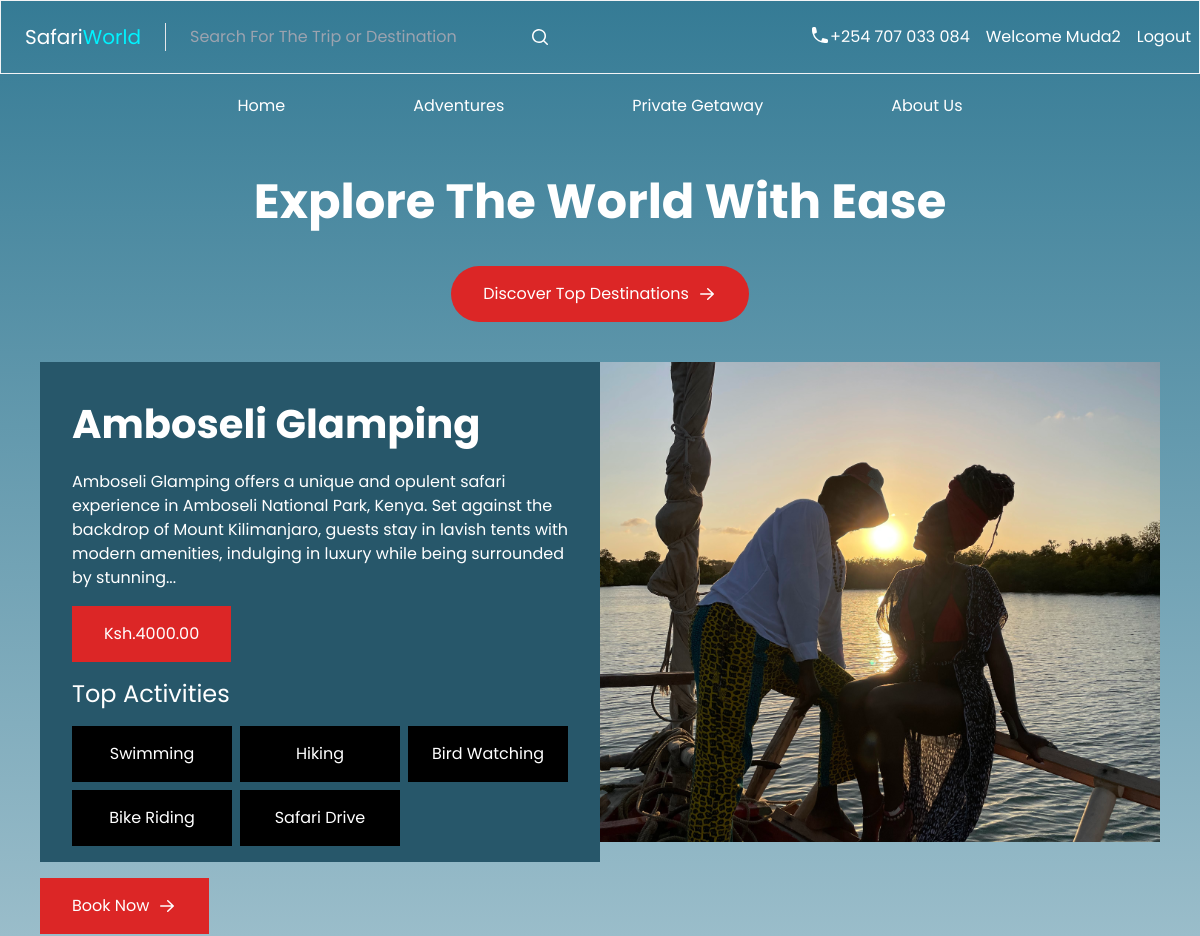
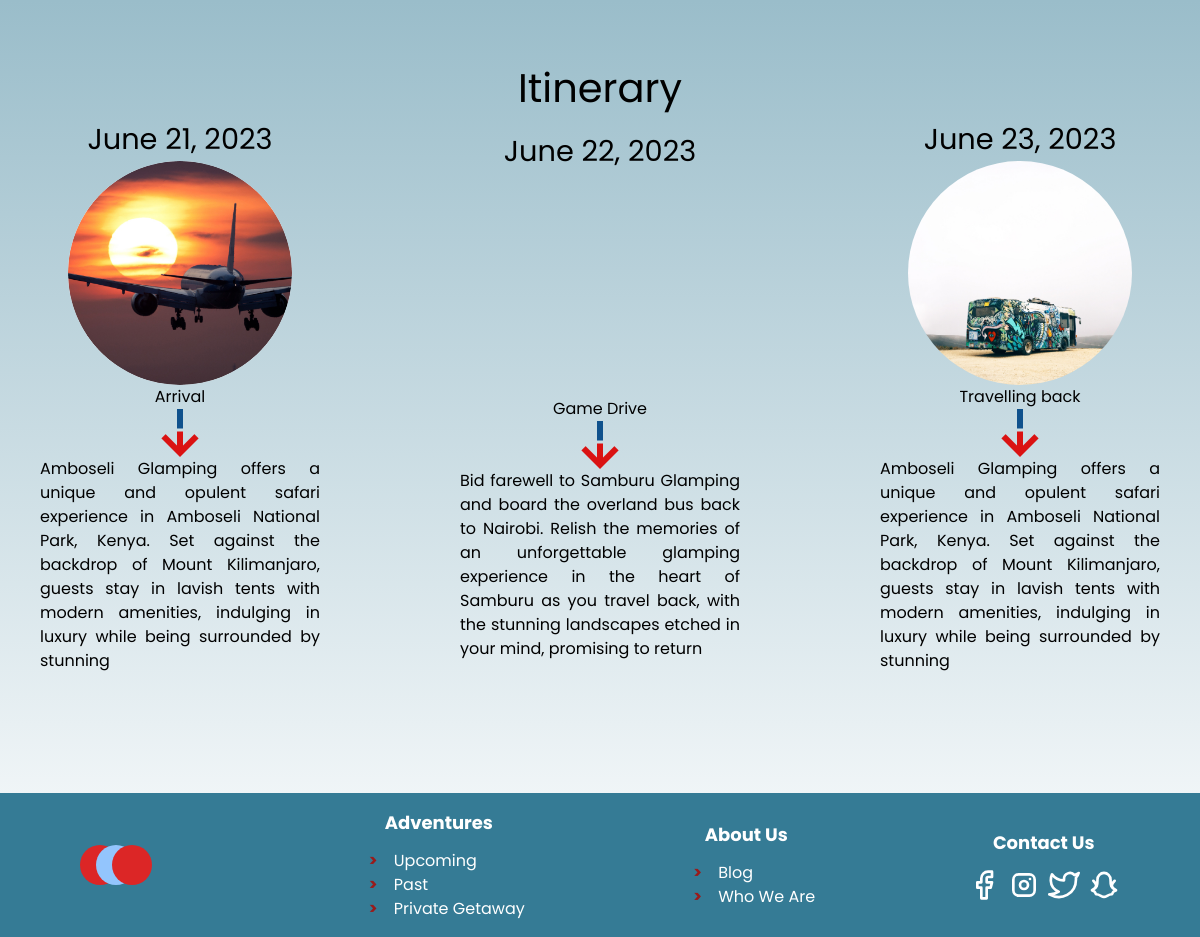
The page /adventures/3a78d5d9-3136-41db-b91c-bafca54f5fa3 (signed in) on the database its author committed (2 pictures, top to bottom).
### booking/models.py (models this page shows, shortened)
class BaseModel(models.Model):
    id = models.UUIDField(primary_key=True, default=uuid.uuid4, editable=False)
    created_at = models.DateTimeField(auto_now_add=True)
    updated_at = models.DateTimeField(auto_now=True)
    class Meta:
        abstract = True

class User(BaseModel, AbstractUser):
    USER_TYPES = (
        ('A', 'Admin'),
        ('S', 'Staff'),
        ('U', 'User'),
    )
    GENDER_CHOICES = (
        (1, 'Male'),
        (2, 'Female'),
        (3, 'Other'),
    )
    user_type = models.CharField(choices=USER_TYPES, max_length=250)
    first_name = models.CharField(max_length=50)
    last_name = models.CharField(max_length=50)
    email = models.EmailField(max_length=250)
    date_of_birth = models.DateField(null=True)
    phone_number = models.CharField(max_length=20)
    gender = models.IntegerField(choices=GENDER_CHOICES, null=True)
    bio = models.CharField(max_length=250, blank=True)
    password = models.CharField(max_length=128)
    REQUIRED_FIELDS = ['first_name', 'last_name', 'phone_number', 'password']

class Adventure(BaseModel):
    name = models.CharField(max_length=250)
    place_id = models.ForeignKey(Place, on_delete=models.SET_NULL, null=True, related_name='adventures')
    description = models.CharField(max_length=1024)
    departure_date = models.DateField()
    return_date = models.DateField()
    price = models.DecimalField(max_digits=10, decimal_places=2)
    slots = models.IntegerField()
    age_limit = models.IntegerField(default=0)
    activities = models.CharField(max_length=250)
    image = models.FileField(upload_to='images', null=True)

class Itinerary(BaseModel):
    adventure_id = models.ForeignKey(Adventure, on_delete=models.CASCADE, related_name='itinerary_advs')
    name = models.CharField(max_length=250)
    description = models.CharField(max_length=1024)
    image = models.ImageField(upload_to='images')
    day = models.DateField()

### booking/views.py (the view)
# urls.py: path('adventures/<str:id>', views.adv_details, name='adventure'),
def adv_details(request, id):
    adventure_url = reverse('adventure', args=[id])
    adv = Adventure.objects.get(id=id)
    activities = [activity.strip() for activity in adv.activities.split(",")]
    p = Paginator(adv.itinerary_advs.all(), 3)
    page = request.GET.get('page')
    itineraries = p.get_page(page)
    context = {'adventure_url': adventure_url, 'adv': adv, 'activities': activities, 'itineraries': itineraries }
    return render(request, 'booking/adventure.html', context)

### booking/templates/booking/adventure.html (shortened to what this page needs)
{% extends 'booking/base.html' %} {% load static %} {% block content %}
<section class="justify-between px-10 pt-10 md:w-full w-100 md:flex h-max">
  <div class="w-[35rem] h-[30rem]">
    <div class="bg-[#27576A] text-white flex flex-col h-max pb-4 space-y-4">
      <h2 class="text-[2.5rem] pt-8 mx-8 font-bold">{{ adv.name }}</h2>
      <p class="mx-8">{{ adv.description }}...</p>
      <p class="flex items-center px-8 py-4 mx-8 my-4 bg-red-600 max-w-fit">
        Ksh.{{ adv.price }}
      </p>
      <h3 class="mx-8 text-2xl">Top Activities</h3>
      <ul class="grid grid-cols-3 gap-2 mx-8">
        {% for activity in activities %}
        <li class="bg-[#000000] p-4 text-center block">{{ activity }}</li>
        {% endfor %}
      </ul>
    </div>
    <div class="flex items-center px-8 py-4 my-4 bg-red-600 max-w-fit">
      <a href="/{{ adv.id }}/order" class="pr-2 text-white">Book Now</a>
      <svg
        xmlns="http://www.w3.org/2000/svg"
        viewBox="0 0 20 20"
        fill="currentColor"
        class="w-5 h-5 text-white"
      >
        <path
          fill-rule="evenodd"
          d="M3 10a.75.75 0 01.75-.75h10.638L10.23 5.29a.75.75 0 111.04-1.08l5.5 5.25a.75.75 0 010 1.08l-5.5 5.25a.75.75 0 11-1.04-1.08l4.158-3.96H3.75A.75.75 0 013 10z"
          clip-rule="evenodd"
        />
      </svg>
    </div>
  </div>
  <div
    class="bg-[url('/static/{{ adv.image}}')] w-[35rem] h-[30rem] bg-cover bg-center"
  ></div>
</section>
<section class="p-10">
  <h3 class="text-center text-[2.5rem] mt-28">Itinerary</h3>
  <div class="flex">
    <div class="flex justify-between">
      {% for itenary in itineraries %}
      <div class="flex flex-col justify-center text-center max-w-[25%]">
        <h4 class="text-[1.8rem]">{{ itenary.day }}</h4>
        <div
          class="bg-[url('/static/{{itenary.image}}')] mx-auto w-56 h-56 bg-cover bg-center rounded-full"
        ></div>
        <h5>{{ itenary.name }}</h5>
        <div
          class="bg-[url('/static/images/arrow.png')] mx-auto w-[3rem] h-[3rem] bg-center bg-cover"
        ></div>
        <p class="text-justify">{{itenary.description}}</p>
      </div>
      {% endfor %}
    </div>
  </div>
</section>
{% endblock%}

### booking/templates/booking/base.html (shortened to what this page needs)
<!DOCTYPE html>
<html lang="en">
  <head>
    <script src="https://cdn.tailwindcss.com"></script>
  </head>
  <body
    class="bg-gradient-to-b from-[#357B95] to-transparent bg-no-repeat bg-cover font-serif"
  >
    <header
      class="items-center justify-between py-4 text-white border border-gray-100 md:flex"
    >
      <div class="flex items-center">
        <h4
          class="px-4 text-xl text-white border-r border-gray-200 font-weight-600 md:px-6"
        >
          <a href="{% url 'home' %}"
            >Safari<span style="color: #00f3ff">World</span></a
          >
        </h4>
        <div class="flex items-center sm:text-red">
          <input
            type="text"
            placeholder="Search For The Trip or Destination"
            class="p-2 mx-4 bg-transparent focus:outline-none text-white-300 w-100"
          />
          <svg
            xmlns="http://www.w3.org/2000/svg"
            viewBox="0 0 20 20"
            fill="currentColor"
            class="w-5 h-5"
          >
            <path
              fill-rule="evenodd"
              d="M9 3.5a5.5 5.5 0 100 11 5.5 5.5 0 000-11zM2 9a7 7 0 1112.452 4.391l3.328 3.329a.75.75 0 11-1.06 1.06l-3.329-3.328A7 7 0 012 9z"
              clip-rule="evenodd"
            />
          </svg>
        </div>
      </div>
      <div class="flex space-x-4">
        <div class="flex mx-2 space-x-4">
          <div class="flex item-center">
            <p>+254 707 033 084</p>
          </div>
          {% if request.user.is_authenticated %}
          <p>Welcome {{ request.user.first_name }}</p>
          <a href="{% url 'logout' %}?next={{ request.path|urlencode }}"
            >Logout</a
          >
          {% else %}
          <a href="{% url 'login' %}?next={{ request.path|urlencode }}"
            >Login</a
          >
          <a href="{% url 'signup' %}">Signup</a>
          {% endif %}
        </div>
      </div>
    </header>
    <nav class="flex my-5 text-white md:justify-center">
      <ul class="md:flex">
        <li class="px-8 md:px-16"><a href="{% url 'home' %}">Home</a></li>
        <li class="px-8 md:px-16">
          <a href="{% url 'adventures' %}">Adventures</a>
        </li>
        <li class="px-8 md:px-16"><a href="#">Private Getaway</a></li>
        <li class="px-8 md:px-16"><a href="#">About Us</a></li>
      </ul>
    </nav>
    <section>
      <h1 class="py-10 text-5xl font-bold text-center text-white">
        Explore The World With Ease
      </h1>
      <div
        class="flex items-center px-8 py-4 mx-auto bg-red-600 rounded-full max-w-fit"
      >
        <a href="{% url 'adventures' %}" class="pr-2 text-white"
          >Discover Top Destinations
        </a>
        <svg
          xmlns="http://www.w3.org/2000/svg"
          viewBox="0 0 20 20"
          fill="currentColor"
          class="w-5 h-5 text-white"
        >
          <path
            fill-rule="evenodd"
            d="M3 10a.75.75 0 01.75-.75h10.638L10.23 5.29a.75.75 0 111.04-1.08l5.5 5.25a.75.75 0 010 1.08l-5.5 5.25a.75.75 0 11-1.04-1.08l4.158-3.96H3.75A.75.75 0 013 10z"
            clip-rule="evenodd"
          />
        </svg>
      </div>
    </section>
    {% block content%} {% endblock %}
    <footer
      class="md:flex bg-[#357B95] h-full justify-around items-center px-8 md:px-1 py-4 text-white mt-20"
    >
      <div class="flex">
        <div
          class="w-10 h-10 p-3 -translate-x-12 bg-red-600 rounded-full"
        ></div>
      </div>
      <div>
        <h4 class="mb-3 text-lg font-bold md:text-center">Adventures</h4>
        <ul>
          <li
            class="pl-4 before:content-['>'] before:mr-3 before:text-red-800 before:font-bold"
          >
            <a href="#">Upcoming</a>
          </li>
          <li
            class="pl-4 before:content-['>'] before:mr-3 before:text-red-800 before:font-bold"
          >
            <a href="#">Past</a>
          </li>
          <li
            class="pl-4 before:content-['>'] before:mr-3 before:text-red-800 before:font-bold"
          >
            <a href="#">Private Getaway</a>
          </li>
        </ul>
      </div>
      <div>
        <h4 class="mb-3 text-lg font-bold md:text-center">About Us</h4>
        <ul>
          <li
            class="pl-4 before:content-['>'] before:mr-3 before:text-red-800 before:font-bold"
          >
            <a href="#">Blog</a>
          </li>
          <li
            class="pl-4 before:content-['>'] before:mr-3 before:text-red-800 before:font-bold"
          >
            <a href="#">Who We Are</a>
          </li>
        </ul>
      </div>
      <div>
        <h4 class="mb-3 text-lg font-bold md:text-center">Contact Us</h4>
        <div class="flex item-center gap-x-2">
          <svg
            class="w-8 h-8 text-white-300"
            viewBox="0 0 24 24"
            fill="none"
            stroke="currentColor"
            stroke-width="2"
            stroke-linecap="round"
            stroke-linejoin="round"
          >
            <path
              d="M18 2h-3a5 5 0 0 0-5 5v3H7v4h3v8h4v-8h3l1-4h-4V7a1 1 0 0 1 1-1h3z"
            />
          </svg>
        </div>
      </div>
    </footer>
  </body>
</html>

### booking/templates/booking/base.html (style rules this page uses)
body { font-family: "Poppins" !important; }

### rows shown on the page
User: user.first_name "Muda2"
Adventure: name "Amboseli Glamping", description "Amboseli Glamping offers a unique and opulent safari experience in Amboseli National Park, Kenya. Set against the backdrop of Mount Kilimanjaro, guests stay in lavish tents with modern amenities, indulging in luxury while being surrounded by stunning", price "4000.00", image (picture)
Itinerary: day "June 21, 2023", image (picture), name "Arrival", description "Amboseli Glamping offers a unique and opulent safari experience in Amboseli National Park, Kenya. Set against the backdrop of Mount Kilimanjaro, guests stay in lavish tents with modern amenities, indulging in luxury while being surrounded by stunning"
Itinerary: day "June 22, 2023", name "Game Drive", description "Bid farewell to Samburu Glamping and board the overland bus back to Nairobi. Relish the memories of an unforgettable glamping experience in the heart of Samburu as you travel back, with the stunning landscapes etched in your mind, promising to return"
Itinerary: day "June 23, 2023", image (picture), name "Travelling back", description "Amboseli Glamping offers a unique and opulent safari experience in Amboseli National Park, Kenya. Set against the backdrop of Mount Kilimanjaro, guests stay in lavish tents with modern amenities, indulging in luxury while being surrounded by stunning"

### other values the page prints
{{ activity }} "Swimming" "Hiking" "Bird Watching" "Bike Riding" "Safari Drive"
